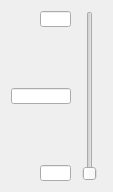
  <widget class="QWidget" name="layoutWidget">
   <property name="geometry">
    <rect>
     <x>612</x>
     <y>200</y>
     <width>95</width>
     <height>172</height>
    </rect>
   </property>
   <layout class="QHBoxLayout" name="horizontalLayout_6">
    <item>
     <layout class="QVBoxLayout" name="verticalLayout_15">
      <item>
       <widget class="SFLineEdit" name="unit2MaxCritDevLineEdit">
        <property name="sizePolicy">
         <sizepolicy hsizetype="Fixed" vsizetype="Fixed">
          <horstretch>0</horstretch>
          <verstretch>0</verstretch>
         </sizepolicy>
        </property>
        <property name="minimumSize">
         <size>
          <width>31</width>
          <height>16</height>
         </size>
        </property>
        <property name="maximumSize">
         <size>
          <width>31</width>
          <height>16</height>
         </size>
        </property>
        <property name="font">
         <font>
          <pointsize>8</pointsize>
         </font>
        </property>
        <property name="layoutDirection">
         <enum>Qt::RightToLeft</enum>
        </property>
        <property name="alignment">
         <set>Qt::AlignRight|Qt::AlignTrailing|Qt::AlignVCenter</set>
        </property>
       </widget>
      </item>
      <item>
       <spacer name="verticalSpacer_5">
        <property name="orientation">
         <enum>Qt::Vertical</enum>
        </property>
        <property name="sizeHint" stdset="0">
         <size>
          <width>20</width>
          <height>40</height>
         </size>
        </property>
       </spacer>
      </item>
      <item>
       <widget class="SFLineEdit" name="unit2CritDevLineEdit">
        <property name="sizePolicy">
         <sizepolicy hsizetype="Fixed" vsizetype="Fixed">
          <horstretch>0</horstretch>
          <verstretch>0</verstretch>
         </sizepolicy>
        </property>
        <property name="minimumSize">
         <size>
          <width>60</width>
          <height>16</height>
         </size>
        </property>
        <property name="maximumSize">
         <size>
          <width>60</width>
          <height>16</height>
         </size>
        </property>
        <property name="font">
         <font>
          <pointsize>8</pointsize>
         </font>
        </property>
        <property name="alignment">
         <set>Qt::AlignRight|Qt::AlignTrailing|Qt::AlignVCenter</set>
        </property>
       </widget>
      </item>
      <item>
       <spacer name="verticalSpacer_6">
        <property name="orientation">
         <enum>Qt::Vertical</enum>
        </property>
        <property name="sizeHint" stdset="0">
         <size>
          <width>20</width>
          <height>40</height>
         </size>
        </property>
       </spacer>
      </item>
      <item>
       <widget class="SFLineEdit" name="unit2MinCritDevLineEdit">
        <property name="sizePolicy">
         <sizepolicy hsizetype="Fixed" vsizetype="Fixed">
          <horstretch>0</horstretch>
          <verstretch>0</verstretch>
         </sizepolicy>
        </property>
        <property name="minimumSize">
         <size>
          <width>31</width>
          <height>16</height>
         </size>
        </property>
        <property name="maximumSize">
         <size>
          <width>31</width>
          <height>16</height>
         </size>
        </property>
        <property name="font">
         <font>
          <pointsize>8</pointsize>
         </font>
        </property>
        <property name="layoutDirection">
         <enum>Qt::RightToLeft</enum>
        </property>
        <property name="alignment">
         <set>Qt::AlignRight|Qt::AlignTrailing|Qt::AlignVCenter</set>
        </property>
       </widget>
      </item>
     </layout>
    </item>
    <item>
     <widget class="QSlider" name="unit2CritDevSlider">
      <property name="sizePolicy">
       <sizepolicy hsizetype="Fixed" vsizetype="Fixed">
        <horstretch>0</horstretch>
        <verstretch>0</verstretch>
       </sizepolicy>
      </property>
      <property name="minimumSize">
       <size>
        <width>25</width>
        <height>170</height>
       </size>
      </property>
      <property name="maximumSize">
       <size>
        <width>25</width>
        <height>170</height>
       </size>
      </property>
      <property name="orientation">
       <enum>Qt::Vertical</enum>
      </property>
     </widget>
    </item>
   </layout>
  </widget>
